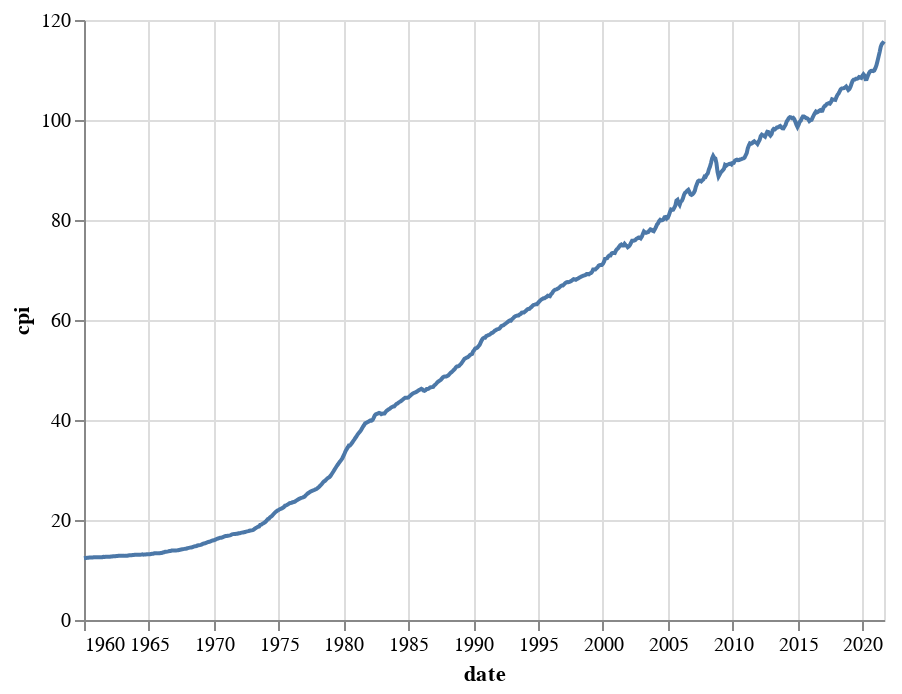

Here is the notebook cell this chart was saved with:
### Code cell
alt.Chart(cpi).mark_line().encode(
    x = 'date', 
    y = 'cpi:Q'
)

### Figure 1 — Vega-Lite specification as saved in the notebook (floating-point values rounded to 4 significant figures; data arrays with more than 128 entries replaced by an {"elided": "..."} marker saying what was removed)
{"config": {"view": {"continuousWidth": 400, "continuousHeight": 300}}, "data": {"name": "data-f3e2a369f106f05b3ea362a4b3dfbebf"}, "mark": "line", "encoding": {"x": {"type": "temporal", "field": "date"}, "y": {"type": "quantitative", "field": "cpi"}}, "$schema": "https://vega.github.io/schema/vega-lite/v4.8.1.json", "datasets": {"data-f3e2a369f106f05b3ea362a4b3dfbebf": {"elided": "741 records"}}}
